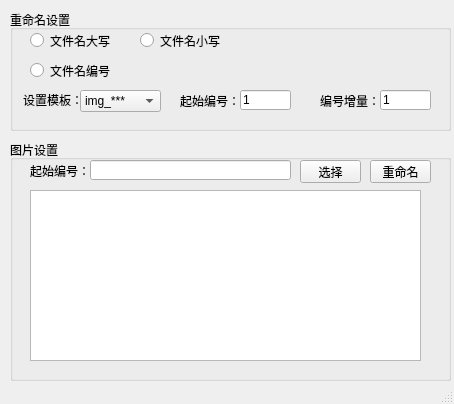
<?xml version="1.0" encoding="UTF-8"?>
<ui version="4.0">
 <class>MainWindow</class>
 <widget class="QMainWindow" name="MainWindow">
  <property name="geometry">
   <rect>
    <x>0</x>
    <y>0</y>
    <width>454</width>
    <height>404</height>
   </rect>
  </property>
  <property name="windowTitle">
   <string>图片批量重命名</string>
  </property>
  <widget class="QWidget" name="centralwidget">
   <widget class="QGroupBox" name="groupBox">
    <property name="geometry">
     <rect>
      <x>10</x>
      <y>10</y>
      <width>441</width>
      <height>121</height>
     </rect>
    </property>
    <property name="title">
     <string>重命名设置</string>
    </property>
    <widget class="QRadioButton" name="radioButton">
     <property name="geometry">
      <rect>
       <x>20</x>
       <y>20</y>
       <width>91</width>
       <height>21</height>
      </rect>
     </property>
     <property name="text">
      <string>文件名大写</string>
     </property>
    </widget>
    <widget class="QRadioButton" name="radioButton_2">
     <property name="geometry">
      <rect>
       <x>130</x>
       <y>20</y>
       <width>91</width>
       <height>21</height>
      </rect>
     </property>
     <property name="text">
      <string>文件名小写</string>
     </property>
    </widget>
    <widget class="QRadioButton" name="radioButton_3">
     <property name="geometry">
      <rect>
       <x>20</x>
       <y>50</y>
       <width>91</width>
       <height>21</height>
      </rect>
     </property>
     <property name="text">
      <string>文件名编号</string>
     </property>
    </widget>
    <widget class="QComboBox" name="comboBox">
     <property name="geometry">
      <rect>
       <x>70</x>
       <y>80</y>
       <width>81</width>
       <height>22</height>
      </rect>
     </property>
     <item>
      <property name="text">
       <string>img_***</string>
      </property>
     </item>
     <item>
      <property name="text">
       <string>file_***</string>
      </property>
     </item>
    </widget>
    <widget class="QLabel" name="label">
     <property name="geometry">
      <rect>
       <x>13</x>
       <y>80</y>
       <width>61</width>
       <height>20</height>
      </rect>
     </property>
     <property name="text">
      <string>设置模板：</string>
     </property>
    </widget>
    <widget class="QLabel" name="label_2">
     <property name="geometry">
      <rect>
       <x>170</x>
       <y>80</y>
       <width>61</width>
       <height>21</height>
      </rect>
     </property>
     <property name="text">
      <string>起始编号：</string>
     </property>
    </widget>
    <widget class="QLineEdit" name="lineEdit">
     <property name="geometry">
      <rect>
       <x>230</x>
       <y>80</y>
       <width>51</width>
       <height>20</height>
      </rect>
     </property>
     <property name="text">
      <string>1</string>
     </property>
    </widget>
    <widget class="QLabel" name="label_3">
     <property name="geometry">
      <rect>
       <x>310</x>
       <y>80</y>
       <width>61</width>
       <height>21</height>
      </rect>
     </property>
     <property name="text">
      <string>编号增量：</string>
     </property>
    </widget>
    <widget class="QLineEdit" name="lineEdit_2">
     <property name="geometry">
      <rect>
       <x>370</x>
       <y>80</y>
       <width>51</width>
       <height>20</height>
      </rect>
     </property>
     <property name="text">
      <string>1</string>
     </property>
    </widget>
   </widget>
   <widget class="QGroupBox" name="groupBox_2">
    <property name="geometry">
     <rect>
      <x>10</x>
      <y>140</y>
      <width>441</width>
      <height>241</height>
     </rect>
    </property>
    <property name="title">
     <string>图片设置</string>
    </property>
    <widget class="QLineEdit" name="lineEdit_3">
     <property name="geometry">
      <rect>
       <x>80</x>
       <y>20</y>
       <width>201</width>
       <height>20</height>
      </rect>
     </property>
     <property name="text">
      <string/>
     </property>
    </widget>
    <widget class="QLabel" name="label_4">
     <property name="geometry">
      <rect>
       <x>20</x>
       <y>20</y>
       <width>61</width>
       <height>21</height>
      </rect>
     </property>
     <property name="text">
      <string>起始编号：</string>
     </property>
    </widget>
    <widget class="QPushButton" name="pushButton">
     <property name="geometry">
      <rect>
       <x>290</x>
       <y>20</y>
       <width>61</width>
       <height>23</height>
      </rect>
     </property>
     <property name="text">
      <string>选择</string>
     </property>
    </widget>
    <widget class="QPushButton" name="pushButton_2">
     <property name="geometry">
      <rect>
       <x>360</x>
       <y>20</y>
       <width>61</width>
       <height>23</height>
      </rect>
     </property>
     <property name="text">
      <string>重命名</string>
     </property>
    </widget>
    <widget class="QTableWidget" name="tableWidget">
     <property name="geometry">
      <rect>
       <x>20</x>
       <y>50</y>
       <width>391</width>
       <height>171</height>
      </rect>
     </property>
    </widget>
   </widget>
  </widget>
  <widget class="QStatusBar" name="statusbar"/>
 </widget>
 <resources/>
 <connections/>
</ui>
